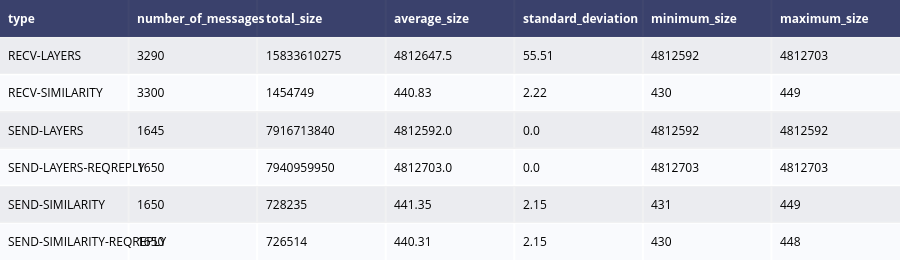

The notebook cell saved with this chart:
### Code cell
import plotly.figure_factory as ff
stats = data.groupby("type").agg(
    number_of_messages=('size', 'count'),
    total_size=('size', 'sum'),
    average_size=('size', 'mean'),
    standard_deviation=('size', 'std'),
    minimum_size=('size', 'min'),
    maximum_size=('size', 'max')
).reset_index().round(2)
ff.create_table(stats)

### Figure 1 — Plotly figure (JSON) as saved in the notebook; plotly's stock layout.template omitted (floating-point values rounded to 4 significant figures)
{"data": [{"colorscale": [[0, "#00083e"], [0.5, "#ededee"], [1, "#ffffff"]], "hoverinfo": "none", "opacity": 0.75, "showscale": false, "type": "heatmap", "z": [[0, 0, 0, 0, 0, 0, 0], [0.5, 0.5, 0.5, 0.5, 0.5, 0.5, 0.5], [1, 1, 1, 1, 1, 1, 1], [0.5, 0.5, 0.5, 0.5, 0.5, 0.5, 0.5], [1, 1, 1, 1, 1, 1, 1], [0.5, 0.5, 0.5, 0.5, 0.5, 0.5, 0.5], [1, 1, 1, 1, 1, 1, 1]]}], "layout": {"annotations": [{"align": "left", "font": {"color": "#ffffff"}, "showarrow": false, "text": "<b>type</b>", "x": -0.45, "xanchor": "left", "xref": "x", "y": 0, "yref": "y"}, {"align": "left", "font": {"color": "#ffffff"}, "showarrow": false, "text": "<b>number_of_messages</b>", "x": 0.55, "xanchor": "left", "xref": "x", "y": 0, "yref": "y"}, {"align": "left", "font": {"color": "#ffffff"}, "showarrow": false, "text": "<b>total_size</b>", "x": 1.55, "xanchor": "left", "xref": "x", "y": 0, "yref": "y"}, {"align": "left", "font": {"color": "#ffffff"}, "showarrow": false, "text": "<b>average_size</b>", "x": 2.55, "xanchor": "left", "xref": "x", "y": 0, "yref": "y"}, {"align": "left", "font": {"color": "#ffffff"}, "showarrow": false, "text": "<b>standard_deviation</b>", "x": 3.55, "xanchor": "left", "xref": "x", "y": 0, "yref": "y"}, {"align": "left", "font": {"color": "#ffffff"}, "showarrow": false, "text": "<b>minimum_size</b>", "x": 4.55, "xanchor": "left", "xref": "x", "y": 0, "yref": "y"}, {"align": "left", "font": {"color": "#ffffff"}, "showarrow": false, "text": "<b>maximum_size</b>", "x": 5.55, "xanchor": "left", "xref": "x", "y": 0, "yref": "y"}, {"align": "left", "font": {"color": "#000000"}, "showarrow": false, "text": "RECV-LAYERS", "x": -0.45, "xanchor": "left", "xref": "x", "y": 1, "yref": "y"}, {"align": "left", "font": {"color": "#000000"}, "showarrow": false, "text": "3290", "x": 0.55, "xanchor": "left", "xref": "x", "y": 1, "yref": "y"}, {"align": "left", "font": {"color": "#000000"}, "showarrow": false, "text": "15833610275", "x": 1.55, "xanchor": "left", "xref": "x", "y": 1, "yref": "y"}, {"align": "left", "font": {"color": "#000000"}, "showarrow": false, "text": "4812647.5", "x": 2.55, "xanchor": "left", "xref": "x", "y": 1, "yref": "y"}, {"align": "left", "font": {"color": "#000000"}, "showarrow": false, "text": "55.51", "x": 3.55, "xanchor": "left", "xref": "x", "y": 1, "yref": "y"}, {"align": "left", "font": {"color": "#000000"}, "showarrow": false, "text": "4812592", "x": 4.55, "xanchor": "left", "xref": "x", "y": 1, "yref": "y"}, {"align": "left", "font": {"color": "#000000"}, "showarrow": false, "text": "4812703", "x": 5.55, "xanchor": "left", "xref": "x", "y": 1, "yref": "y"}, {"align": "left", "font": {"color": "#000000"}, "showarrow": false, "text": "RECV-SIMILARITY", "x": -0.45, "xanchor": "left", "xref": "x", "y": 2, "yref": "y"}, {"align": "left", "font": {"color": "#000000"}, "showarrow": false, "text": "3300", "x": 0.55, "xanchor": "left", "xref": "x", "y": 2, "yref": "y"}, {"align": "left", "font": {"color": "#000000"}, "showarrow": false, "text": "1454749", "x": 1.55, "xanchor": "left", "xref": "x", "y": 2, "yref": "y"}, {"align": "left", "font": {"color": "#000000"}, "showarrow": false, "text": "440.83", "x": 2.55, "xanchor": "left", "xref": "x", "y": 2, "yref": "y"}, {"align": "left", "font": {"color": "#000000"}, "showarrow": false, "text": "2.22", "x": 3.55, "xanchor": "left", "xref": "x", "y": 2, "yref": "y"}, {"align": "left", "font": {"color": "#000000"}, "showarrow": false, "text": "430", "x": 4.55, "xanchor": "left", "xref": "x", "y": 2, "yref": "y"}, {"align": "left", "font": {"color": "#000000"}, "showarrow": false, "text": "449", "x": 5.55, "xanchor": "left", "xref": "x", "y": 2, "yref": "y"}, {"align": "left", "font": {"color": "#000000"}, "showarrow": false, "text": "SEND-LAYERS", "x": -0.45, "xanchor": "left", "xref": "x", "y": 3, "yref": "y"}, {"align": "left", "font": {"color": "#000000"}, "showarrow": false, "text": "1645", "x": 0.55, "xanchor": "left", "xref": "x", "y": 3, "yref": "y"}, {"align": "left", "font": {"color": "#000000"}, "showarrow": false, "text": "7916713840", "x": 1.55, "xanchor": "left", "xref": "x", "y": 3, "yref": "y"}, {"align": "left", "font": {"color": "#000000"}, "showarrow": false, "text": "4812592.0", "x": 2.55, "xanchor": "left", "xref": "x", "y": 3, "yref": "y"}, {"align": "left", "font": {"color": "#000000"}, "showarrow": false, "text": "0.0", "x": 3.55, "xanchor": "left", "xref": "x", "y": 3, "yref": "y"}, {"align": "left", "font": {"color": "#000000"}, "showarrow": false, "text": "4812592", "x": 4.55, "xanchor": "left", "xref": "x", "y": 3, "yref": "y"}, {"align": "left", "font": {"color": "#000000"}, "showarrow": false, "text": "4812592", "x": 5.55, "xanchor": "left", "xref": "x", "y": 3, "yref": "y"}, {"align": "left", "font": {"color": "#000000"}, "showarrow": false, "text": "SEND-LAYERS-REQREPLY", "x": -0.45, "xanchor": "left", "xref": "x", "y": 4, "yref": "y"}, {"align": "left", "font": {"color": "#000000"}, "showarrow": false, "text": "1650", "x": 0.55, "xanchor": "left", "xref": "x", "y": 4, "yref": "y"}, {"align": "left", "font": {"color": "#000000"}, "showarrow": false, "text": "7940959950", "x": 1.55, "xanchor": "left", "xref": "x", "y": 4, "yref": "y"}, {"align": "left", "font": {"color": "#000000"}, "showarrow": false, "text": "4812703.0", "x": 2.55, "xanchor": "left", "xref": "x", "y": 4, "yref": "y"}, {"align": "left", "font": {"color": "#000000"}, "showarrow": false, "text": "0.0", "x": 3.55, "xanchor": "left", "xref": "x", "y": 4, "yref": "y"}, {"align": "left", "font": {"color": "#000000"}, "showarrow": false, "text": "4812703", "x": 4.55, "xanchor": "left", "xref": "x", "y": 4, "yref": "y"}, {"align": "left", "font": {"color": "#000000"}, "showarrow": false, "text": "4812703", "x": 5.55, "xanchor": "left", "xref": "x", "y": 4, "yref": "y"}, {"align": "left", "font": {"color": "#000000"}, "showarrow": false, "text": "SEND-SIMILARITY", "x": -0.45, "xanchor": "left", "xref": "x", "y": 5, "yref": "y"}, {"align": "left", "font": {"color": "#000000"}, "showarrow": false, "text": "1650", "x": 0.55, "xanchor": "left", "xref": "x", "y": 5, "yref": "y"}, {"align": "left", "font": {"color": "#000000"}, "showarrow": false, "text": "728235", "x": 1.55, "xanchor": "left", "xref": "x", "y": 5, "yref": "y"}, {"align": "left", "font": {"color": "#000000"}, "showarrow": false, "text": "441.35", "x": 2.55, "xanchor": "left", "xref": "x", "y": 5, "yref": "y"}, {"align": "left", "font": {"color": "#000000"}, "showarrow": false, "text": "2.15", "x": 3.55, "xanchor": "left", "xref": "x", "y": 5, "yref": "y"}, {"align": "left", "font": {"color": "#000000"}, "showarrow": false, "text": "431", "x": 4.55, "xanchor": "left", "xref": "x", "y": 5, "yref": "y"}, {"align": "left", "font": {"color": "#000000"}, "showarrow": false, "text": "449", "x": 5.55, "xanchor": "left", "xref": "x", "y": 5, "yref": "y"}, {"align": "left", "font": {"color": "#000000"}, "showarrow": false, "text": "SEND-SIMILARITY-REQREPLY", "x": -0.45, "xanchor": "left", "xref": "x", "y": 6, "yref": "y"}, {"align": "left", "font": {"color": "#000000"}, "showarrow": false, "text": "1650", "x": 0.55, "xanchor": "left", "xref": "x", "y": 6, "yref": "y"}, {"align": "left", "font": {"color": "#000000"}, "showarrow": false, "text": "726514", "x": 1.55, "xanchor": "left", "xref": "x", "y": 6, "yref": "y"}, {"align": "left", "font": {"color": "#000000"}, "showarrow": false, "text": "440.31", "x": 2.55, "xanchor": "left", "xref": "x", "y": 6, "yref": "y"}, {"align": "left", "font": {"color": "#000000"}, "showarrow": false, "text": "2.15", "x": 3.55, "xanchor": "left", "xref": "x", "y": 6, "yref": "y"}, {"align": "left", "font": {"color": "#000000"}, "showarrow": false, "text": "430", "x": 4.55, "xanchor": "left", "xref": "x", "y": 6, "yref": "y"}, {"align": "left", "font": {"color": "#000000"}, "showarrow": false, "text": "448", "x": 5.55, "xanchor": "left", "xref": "x", "y": 6, "yref": "y"}], "height": 260, "margin": {"b": 0, "l": 0, "r": 0, "t": 0}, "xaxis": {"dtick": 1, "gridwidth": 2, "showticklabels": false, "tick0": -0.5, "ticks": "", "zeroline": false}, "yaxis": {"autorange": "reversed", "dtick": 1, "gridwidth": 2, "showticklabels": false, "tick0": 0.5, "ticks": "", "zeroline": false}}}
